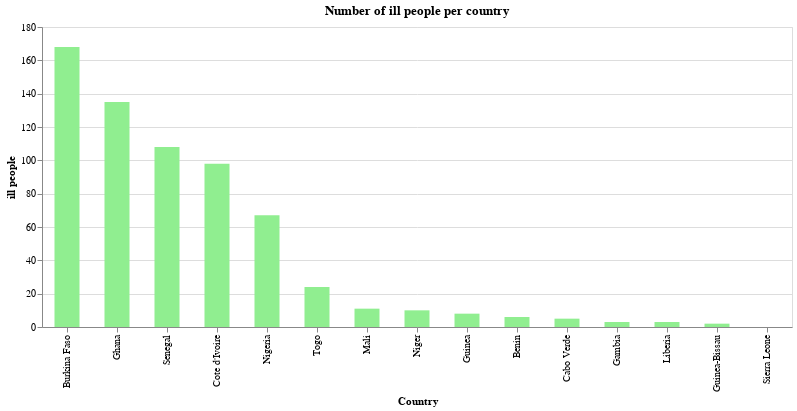

The notebook cell saved with this chart:
### Markdown cell above
### Number of ill patients

### Code cell
source = covid_ana_sort
alt.Chart(source).mark_bar(size = 25).encode(x = alt.X('Country', sort='-y'), y = 'ill people', color = alt.value('lightgreen'),).properties(width = alt.Step(50), height = 300, title = 'Number of ill people per country').interactive()

### Figure 1 — Vega-Lite specification as saved in the notebook (floating-point values rounded to 4 significant figures)
{"config": {"view": {"continuousWidth": 400, "continuousHeight": 300}}, "data": {"name": "data-38f52d2aec00de950ee255acfaa9d088"}, "mark": {"type": "bar", "size": 25}, "encoding": {"color": {"value": "lightgreen"}, "x": {"type": "nominal", "field": "Country", "sort": "-y"}, "y": {"type": "quantitative", "field": "ill people"}}, "height": 300, "selection": {"selector009": {"type": "interval", "bind": "scales", "encodings": ["x", "y"]}}, "title": "Number of ill people per country", "width": {"step": 50}, "$schema": "https://vega.github.io/schema/vega-lite/v4.0.2.json", "datasets": {"data-38f52d2aec00de950ee255acfaa9d088": [{"Country": "Burkina Faso", "Lat": 12.24, "Long": -1.562, "Date": "2020-03-27T00:00:00", "Confirmed_cases": 180.0, "Dead": 9.0, "Recovered": 12.0, "ill people": 168.0, "Death rate": 0.05, "Recovered rate": 0.06667}, {"Country": "Ghana", "Lat": 7.947, "Long": -1.023, "Date": "2020-03-27T00:00:00", "Confirmed_cases": 137.0, "Dead": 4.0, "Recovered": 2.0, "ill people": 135.0, "Death rate": 0.0292, "Recovered rate": 0.0146}, {"Country": "Senegal", "Lat": 14.5, "Long": -14.45, "Date": "2020-03-27T00:00:00", "Confirmed_cases": 119.0, "Dead": 0.0, "Recovered": 11.0, "ill people": 108.0, "Death rate": 0.0, "Recovered rate": 0.09244}, {"Country": "Cote d'Ivoire", "Lat": 7.54, "Long": -5.547, "Date": "2020-03-27T00:00:00", "Confirmed_cases": 101.0, "Dead": 0.0, "Recovered": 3.0, "ill people": 98.0, "Death rate": 0.0, "Recovered rate": 0.0297}, {"Country": "Nigeria", "Lat": 9.082, "Long": 8.675, "Date": "2020-03-27T00:00:00", "Confirmed_cases": 70.0, "Dead": 1.0, "Recovered": 3.0, "ill people": 67.0, "Death rate": 0.01429, "Recovered rate": 0.04286}, {"Country": "Togo", "Lat": 8.62, "Long": 0.8248, "Date": "2020-03-27T00:00:00", "Confirmed_cases": 25.0, "Dead": 1.0, "Recovered": 1.0, "ill people": 24.0, "Death rate": 0.04, "Recovered rate": 0.04}, {"Country": "Mali", "Lat": 17.57, "Long": -3.996, "Date": "2020-03-27T00:00:00", "Confirmed_cases": 11.0, "Dead": 0.0, "Recovered": 0.0, "ill people": 11.0, "Death rate": 0.0, "Recovered rate": 0.0}, {"Country": "Niger", "Lat": 17.61, "Long": 8.082, "Date": "2020-03-27T00:00:00", "Confirmed_cases": 10.0, "Dead": 1.0, "Recovered": 0.0, "ill people": 10.0, "Death rate": 0.1, "Recovered rate": 0.0}, {"Country": "Guinea", "Lat": 9.946, "Long": -9.697, "Date": "2020-03-27T00:00:00", "Confirmed_cases": 8.0, "Dead": 0.0, "Recovered": 0.0, "ill people": 8.0, "Death rate": 0.0, "Recovered rate": 0.0}, {"Country": "Benin", "Lat": 9.308, "Long": 2.316, "Date": "2020-03-27T00:00:00", "Confirmed_cases": 6.0, "Dead": 0.0, "Recovered": 0.0, "ill people": 6.0, "Death rate": 0.0, "Recovered rate": 0.0}, {"Country": "Cabo Verde", "Lat": 16.54, "Long": -23.04, "Date": "2020-03-27T00:00:00", "Confirmed_cases": 5.0, "Dead": 1.0, "Recovered": 0.0, "ill people": 5.0, "Death rate": 0.2, "Recovered rate": 0.0}, {"Country": "Gambia", "Lat": 13.44, "Long": -15.31, "Date": "2020-03-27T00:00:00", "Confirmed_cases": 3.0, "Dead": 1.0, "Recovered": 0.0, "ill people": 3.0, "Death rate": 0.3333, "Recovered rate": 0.0}, {"Country": "Liberia", "Lat": 6.428, "Long": -9.43, "Date": "2020-03-27T00:00:00", "Confirmed_cases": 3.0, "Dead": 0.0, "Recovered": 0.0, "ill people": 3.0, "Death rate": 0.0, "Recovered rate": 0.0}, {"Country": "Guinea-Bissau", "Lat": 11.8, "Long": -15.18, "Date": "2020-03-27T00:00:00", "Confirmed_cases": 2.0, "Dead": 0.0, "Recovered": 0.0, "ill people": 2.0, "Death rate": 0.0, "Recovered rate": 0.0}, {"Country": "Sierra Leone", "Lat": 8.461, "Long": -11.78, "Date": "2020-03-27T00:00:00", "Confirmed_cases": 0.0, "Dead": 0.0, "Recovered": 0.0, "ill people": 0.0, "Death rate": null, "Recovered rate": null}]}}
